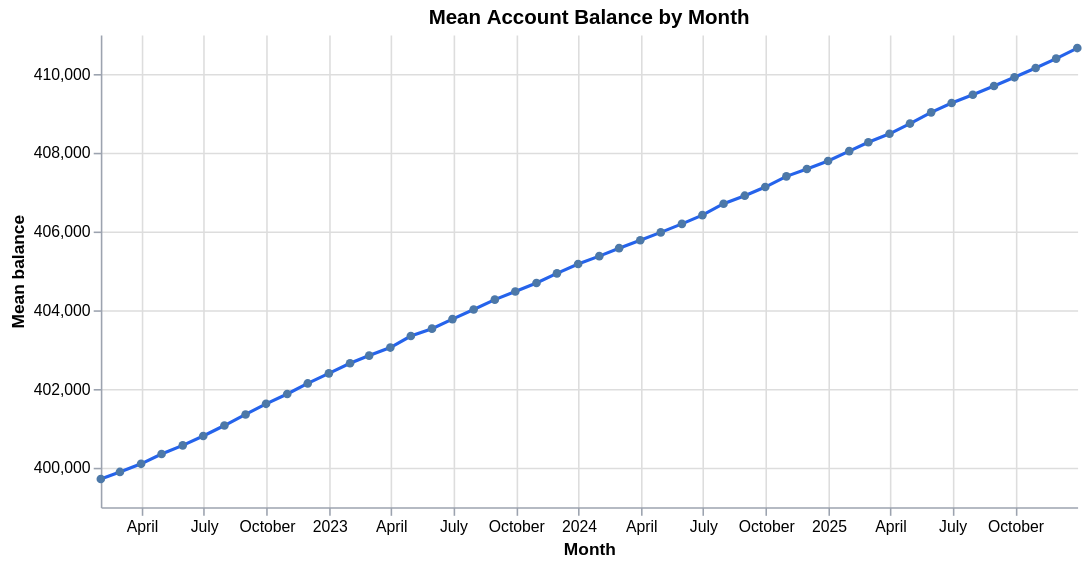

Notebook code for this chart:
### Code cell
# Mean balance across all accounts over time
balance_trend = (df.assign(month=pd.to_datetime(df['balance_date']))
                   .groupby('month')['balance'].mean().reset_index())

alt.Chart(balance_trend).mark_line(point=True, color='#2563eb').encode(
    x=alt.X('month:T', title='Month'),
    y=alt.Y('balance:Q', title='Mean balance', scale=alt.Scale(zero=False)),
    tooltip=[alt.Tooltip('month:T', format='%b %Y'), alt.Tooltip('balance:Q', format=',.0f')]
).properties(title='Mean Account Balance by Month', width=620, height=300
).configure_view(strokeWidth=0).configure_axis(**AXIS_CFG)

### Figure 1 — Vega-Lite specification as saved in the notebook (floating-point values rounded to 4 significant figures)
{"config": {"view": {"continuousWidth": 300, "continuousHeight": 300, "strokeWidth": 0}, "axis": {"domainColor": "#9ca3af", "labelColor": "#000", "tickColor": "#9ca3af", "titleColor": "#000"}}, "data": {"name": "data-825d8308c8efc17aef58de3a265090de"}, "mark": {"type": "line", "color": "#2563eb", "point": true}, "encoding": {"tooltip": [{"field": "month", "format": "%b %Y", "type": "temporal"}, {"field": "balance", "format": ",.0f", "type": "quantitative"}], "x": {"field": "month", "title": "Month", "type": "temporal"}, "y": {"field": "balance", "scale": {"zero": false}, "title": "Mean balance", "type": "quantitative"}}, "height": 300, "title": "Mean Account Balance by Month", "width": 620, "$schema": "https://vega.github.io/schema/vega-lite/v5.20.1.json", "datasets": {"data-825d8308c8efc17aef58de3a265090de": [{"month": "2022-01-31T00:00:00", "balance": 399700.0}, {"month": "2022-02-28T00:00:00", "balance": 399900.0}, {"month": "2022-03-31T00:00:00", "balance": 400100.0}, {"month": "2022-04-30T00:00:00", "balance": 400300.0}, {"month": "2022-05-31T00:00:00", "balance": 400600.0}, {"month": "2022-06-30T00:00:00", "balance": 400800.0}, {"month": "2022-07-31T00:00:00", "balance": 401100.0}, {"month": "2022-08-31T00:00:00", "balance": 401400.0}, {"month": "2022-09-30T00:00:00", "balance": 401600.0}, {"month": "2022-10-31T00:00:00", "balance": 401900.0}, {"month": "2022-11-30T00:00:00", "balance": 402100.0}, {"month": "2022-12-31T00:00:00", "balance": 402400.0}, {"month": "2023-01-31T00:00:00", "balance": 402700.0}, {"month": "2023-02-28T00:00:00", "balance": 402800.0}, {"month": "2023-03-31T00:00:00", "balance": 403100.0}, {"month": "2023-04-30T00:00:00", "balance": 403300.0}, {"month": "2023-05-31T00:00:00", "balance": 403500.0}, {"month": "2023-06-30T00:00:00", "balance": 403800.0}, {"month": "2023-07-31T00:00:00", "balance": 404000.0}, {"month": "2023-08-31T00:00:00", "balance": 404300.0}, {"month": "2023-09-30T00:00:00", "balance": 404500.0}, {"month": "2023-10-31T00:00:00", "balance": 404700.0}, {"month": "2023-11-30T00:00:00", "balance": 404900.0}, {"month": "2023-12-31T00:00:00", "balance": 405200.0}, {"month": "2024-01-31T00:00:00", "balance": 405400.0}, {"month": "2024-02-29T00:00:00", "balance": 405600.0}, {"month": "2024-03-31T00:00:00", "balance": 405800.0}, {"month": "2024-04-30T00:00:00", "balance": 406000.0}, {"month": "2024-05-31T00:00:00", "balance": 406200.0}, {"month": "2024-06-30T00:00:00", "balance": 406400.0}, {"month": "2024-07-31T00:00:00", "balance": 406700.0}, {"month": "2024-08-31T00:00:00", "balance": 406900.0}, {"month": "2024-09-30T00:00:00", "balance": 407100.0}, {"month": "2024-10-31T00:00:00", "balance": 407400.0}, {"month": "2024-11-30T00:00:00", "balance": 407600.0}, {"month": "2024-12-31T00:00:00", "balance": 407800.0}, {"month": "2025-01-31T00:00:00", "balance": 408000.0}, {"month": "2025-02-28T00:00:00", "balance": 408300.0}, {"month": "2025-03-31T00:00:00", "balance": 408500.0}, {"month": "2025-04-30T00:00:00", "balance": 408700.0}, {"month": "2025-05-31T00:00:00", "balance": 409000.0}, {"month": "2025-06-30T00:00:00", "balance": 409300.0}, {"month": "2025-07-31T00:00:00", "balance": 409500.0}, {"month": "2025-08-31T00:00:00", "balance": 409700.0}, {"month": "2025-09-30T00:00:00", "balance": 409900.0}, {"month": "2025-10-31T00:00:00", "balance": 410200.0}, {"month": "2025-11-30T00:00:00", "balance": 410400.0}, {"month": "2025-12-31T00:00:00", "balance": 410700.0}]}}
